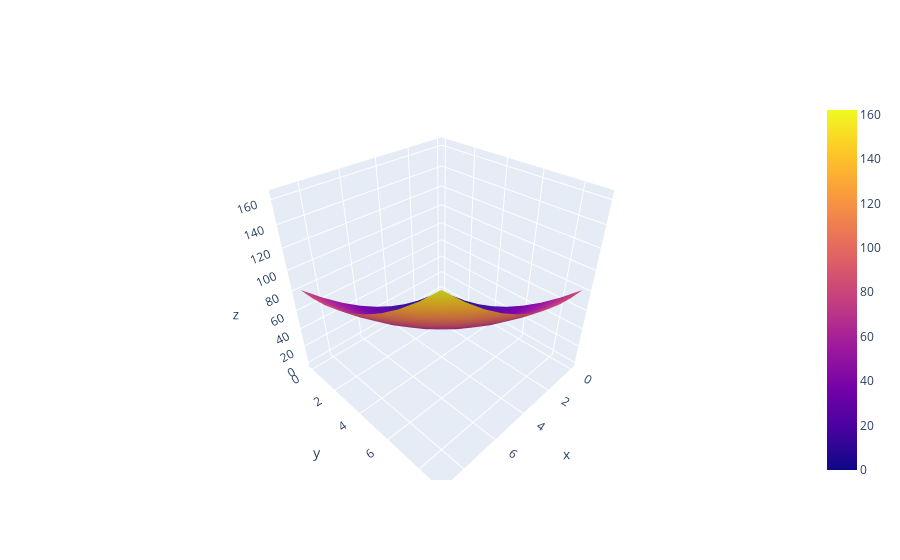

Notebook code for this chart:
### Code cell
fig = go.Figure()
fig.add_trace(go.Scatter3d(x=xx,y=yy,z=zz,mode='markers'))
fig.add_trace(go.Surface(x=xx, y=yy, z=zz))
fig.show()
